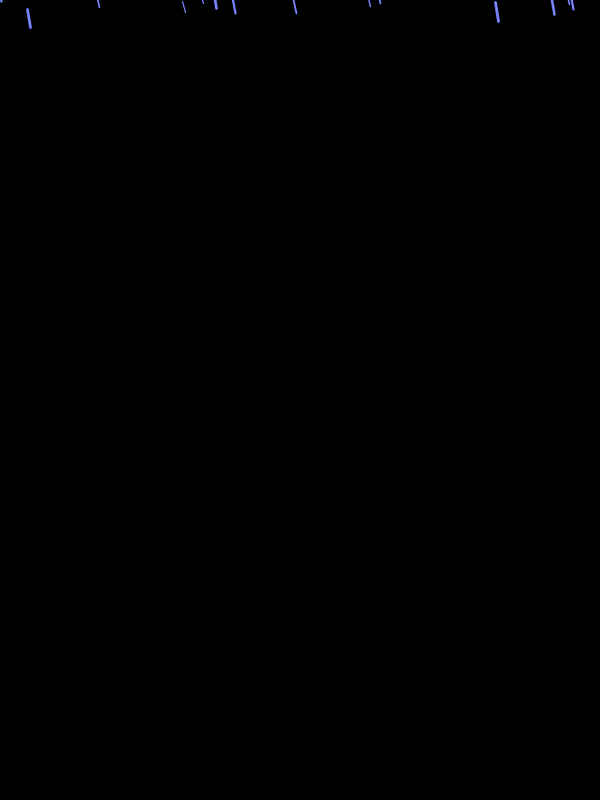
Frame 1 (no input)
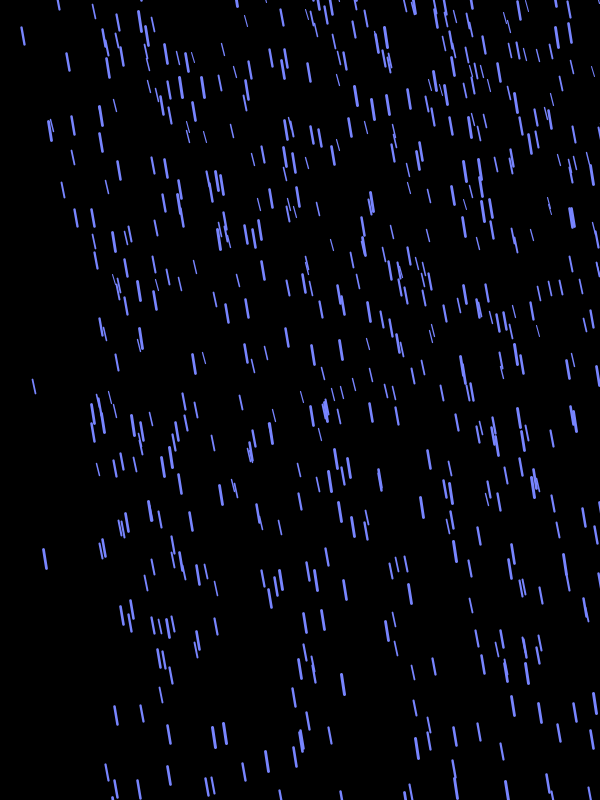
Frame 60 (the mouse pressed at the canvas centre just before this capture)
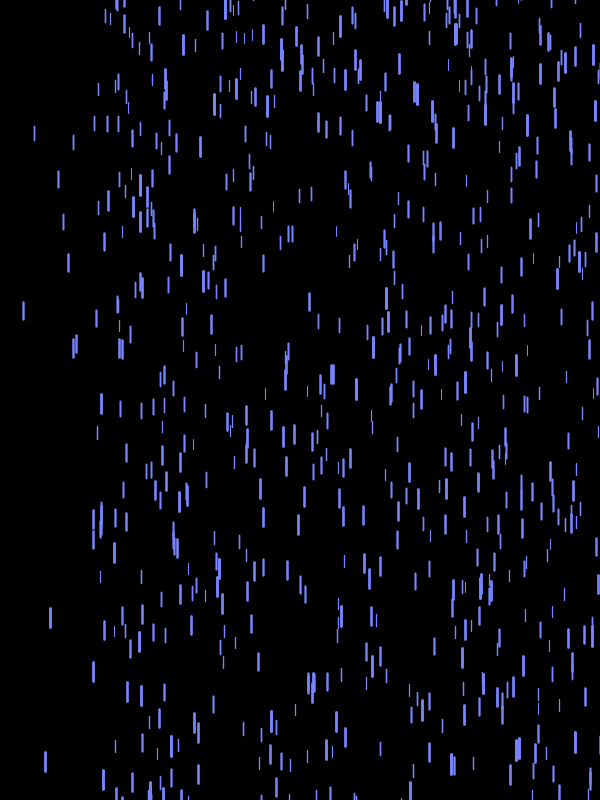
Frame 120 (the mouse held since frame 60 and released just before this capture)

The Processing sketch that drew these frames (run headless with seeded random() and noise(); from frame 60 on, the mouse is pressed at the canvas centre):

// Processing sketch: rain
// ── rain.pde
final color rainColor=color(120, 133, 255);

final int MAX=900;
Drop[] drops= new Drop[MAX];
void setup() {
  size (600, 800);
  for (int i=0; i<drops.length; ++i) {
    drops[i] =new Drop(rainColor);
  }
}
void draw() {
  background (0);
  for (int i=0; i<drops.length; ++i) {
    drops[i].fall();
    drops[i].show();
    drops[i].out();
  }
}

// ── drop.pde

class Drop {

  float x;
  float y;
  float z;
  float ySpeed;
  float xSpeed;
  float wind;
  color colour;
  float size;
  Drop(color c) {
    x=random(-30, width+30);
    y=random(-MAX*1.2, 0);
    z=random(0, 25);
    xSpeed=map(mouseX, 0, width, 3, -3);
    ySpeed=map(z, 0, 25, 5, 15);
    colour=c;
    size=map(z, 0, 25, 10, 20);
  }
  void fall() {
    float gravity=map(z, 0, 25, 0, 0.2);
    y+=ySpeed;
    x+=xSpeed;
    xSpeed=map(mouseX, 0, width, 2, -2);
    ySpeed+=gravity;
  }
  void out() {
    if (y>height) {
      y=random(-200, 000);
      ySpeed=map(z, 0, 25, 5, 15);
    }
    if (x>width+50||x<-50) {
      if (mouseX>width/2) {
        float N=map(mouseX, width/2, width, 20, 50);
        x=random(width/4, width+N);
      } else {
        float N=map(mouseX, 0, width/2, 50, 20);
        x=random(-N, 3*width/4);
      }
      x=random(-200, width+200);
      y=random(-200, 00);
    }
  }
  void show() {
    stroke(colour);
    float thickness=map(z, 0, 25, 1, 3);
    strokeWeight(thickness);
    wind=map(mouseX, 0, width, 3, -3);
    line(x, y, x+wind, y+size);
  }
}
